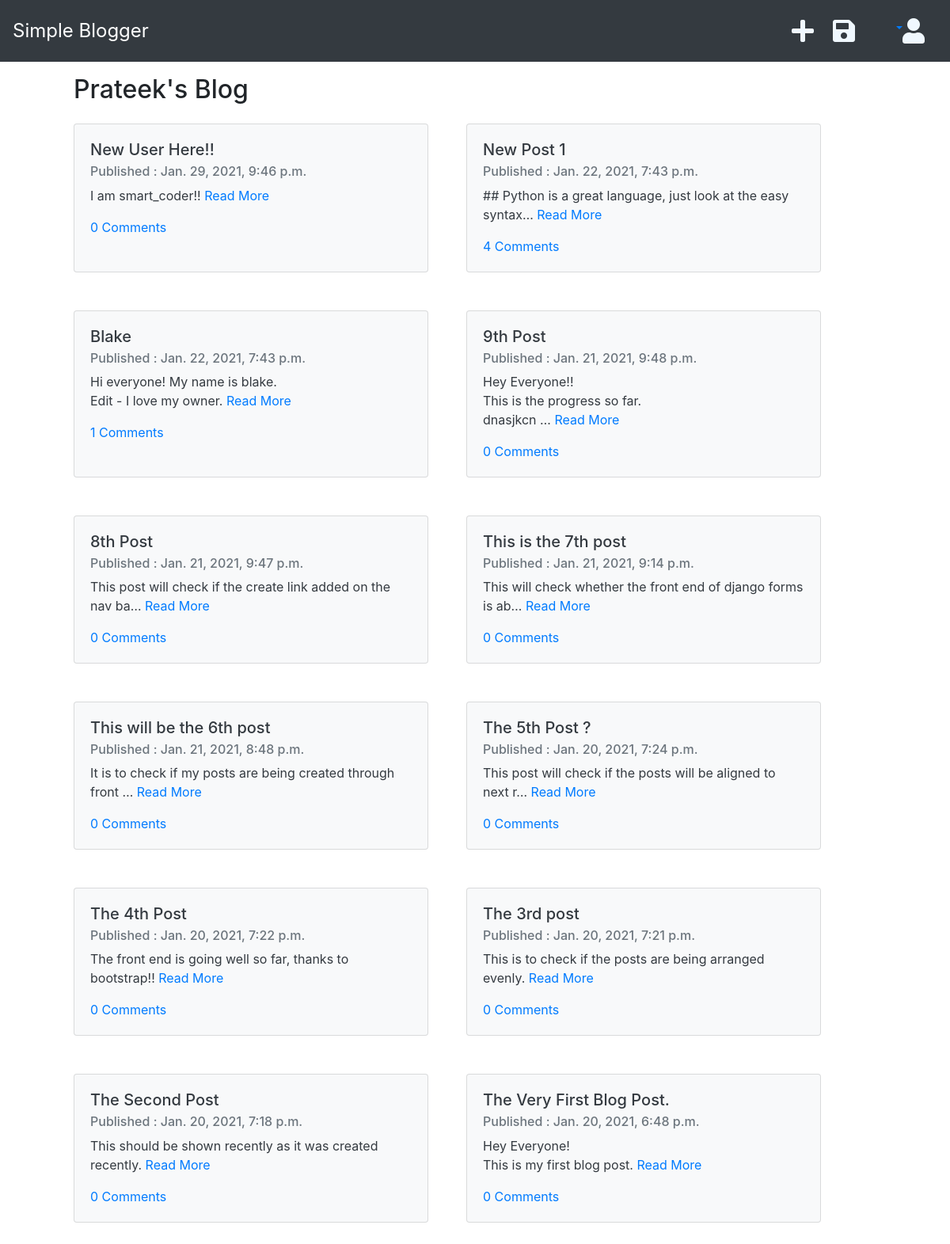
The app's page / (signed in) with its own data.
### blog/models.py (models this page shows, shortened)
class Post(models.Model):
    author          = models.ForeignKey('auth.User', on_delete=models.CASCADE)
    title           = models.CharField(max_length=150)
    text            = models.TextField()
    created_date    = models.DateTimeField(default=timezone.now)
    published_date  = models.DateTimeField(blank=True, null=True)
    def approved_comments(self):
        return self.comments.filter(approved=True)

### blog/views.py (the view)
# urls.py: path('', post_list, name='post_list'),
def post_list(request):
    posts = Post.objects.filter(published_date__lte=timezone.now()).order_by('-published_date')
    stuff_for_frontend = {'posts': posts}
    return render(request, 'blog/post_list.html', stuff_for_frontend)

### blog/templates/blog/post_list.html (shortened to what this page needs)
{% extends "index.html" %}
{% load markdownify %}
{% block content %}
<div class="container">
    <div class="page-header">
        <h2 class="ml-5 mt-3 mb-4">Prateek's Blog</h2>
    </div>
    <div class="d-flex flex-wrap">
        {% for post in posts%}
            <div class="card text-dark bg-light mb-5 ml-5" style="width: 28rem;">
                <div class="card-body">
                    <h5 class="card-title">{{post.title}}</h5>
                    <h6 class="card-subtitle mb-2 text-muted">Published : {{post.published_date}}</h6>
                    <p class="card-text">{{post.text|linebreaksbr|truncatechars:60}} <a href="{% url 'post_detail' pk=post.pk %}" class="card-link">Read More</a></p>
                    <a href="{% url 'post_detail' pk=post.pk %}" class="card-link">{{post.approved_comments.count}} Comments</a>
                </div>
            </div>
        {% endfor %}
    </div>
</div>
{% endblock %}

### records on screen
Post: title "New User Here!!", published_date "Jan. 29, 2021, 9:46 p.m.", text "I am smart_coder!!", approved_comments.count "0"
Post: title "New Post 1", published_date "Jan. 22, 2021, 7:43 p.m.", text "## Python is a great language, just look at the easy syntax…", approved_comments.count "4"
Post: title "Blake", published_date "Jan. 22, 2021, 7:43 p.m.", text "Hi everyone! My name is blake. Edit - I love my owner.", approved_comments.count "1"
Post: title "9th Post", published_date "Jan. 21, 2021, 9:48 p.m.", text "Hey Everyone!! This is the progress so far. dnasjkcn …", approved_comments.count "0"
Post: title "8th Post", published_date "Jan. 21, 2021, 9:47 p.m.", text "This post will check if the create link added on the nav ba…", approved_comments.count "0"
Post: title "This is the 7th post", published_date "Jan. 21, 2021, 9:14 p.m.", text "This will check whether the front end of django forms is ab…", approved_comments.count "0"
Post: title "This will be the 6th post", published_date "Jan. 21, 2021, 8:48 p.m.", text "It is to check if my posts are being created through front …", approved_comments.count "0"
Post: title "The 5th Post ?", published_date "Jan. 20, 2021, 7:24 p.m.", text "This post will check if the posts will be aligned to next r…", approved_comments.count "0"
Post: title "The 4th Post", published_date "Jan. 20, 2021, 7:22 p.m.", text "The front end is going well so far, thanks to bootstrap!!", approved_comments.count "0"
Post: title "The 3rd post", published_date "Jan. 20, 2021, 7:21 p.m.", text "This is to check if the posts are being arranged evenly.", approved_comments.count "0"
Post: title "The Second Post", published_date "Jan. 20, 2021, 7:18 p.m.", text "This should be shown recently as it was created recently.", approved_comments.count "0"
Post: title "The Very First Blog Post.", published_date "Jan. 20, 2021, 6:48 p.m.", text "Hey Everyone! This is my first blog post.", approved_comments.count "0"
